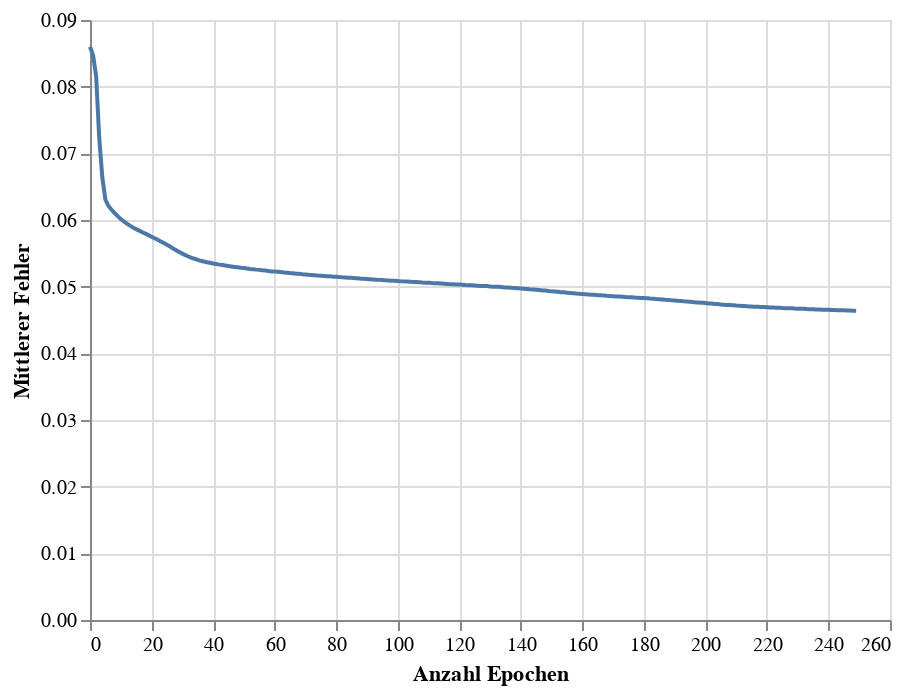

The cell this chart's notebook holds for it:
### Code cell
train_chart = alt.Chart(loss_df).mark_line().encode(
    x=alt.X('Epoch', title = 'Anzahl Epochen'),
    y=alt.Y('Loss', title = 'Mittlerer Fehler')
)
# glue('train-loss-team', train_chart,display=True)
train_chart

### Figure 1 — Vega-Lite specification as saved in the notebook (floating-point values rounded to 4 significant figures; data arrays with more than 128 entries replaced by an {"elided": "..."} marker saying what was removed)
{"config": {"view": {"continuousWidth": 400, "continuousHeight": 300}}, "data": {"name": "data-ab7d772f65dc3ebc3bf674419adc01c7"}, "mark": "line", "encoding": {"x": {"field": "Epoch", "title": "Anzahl Epochen", "type": "quantitative"}, "y": {"field": "Loss", "title": "Mittlerer Fehler", "type": "quantitative"}}, "$schema": "https://vega.github.io/schema/vega-lite/v4.17.0.json", "datasets": {"data-ab7d772f65dc3ebc3bf674419adc01c7": {"elided": "250 records"}}}
